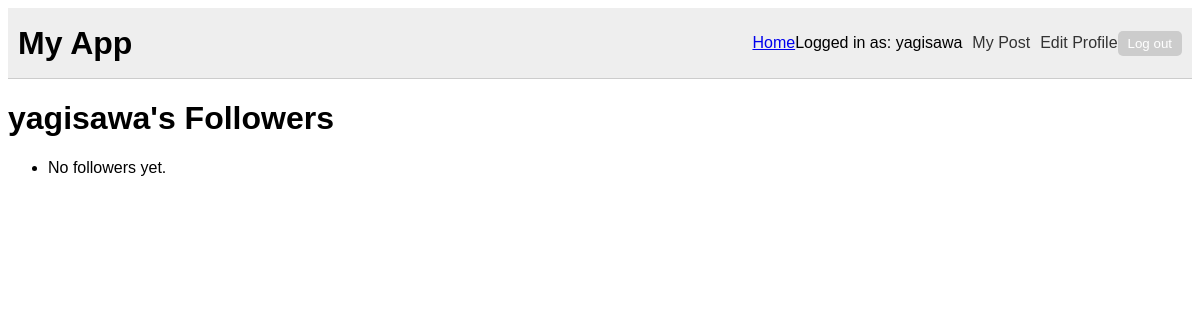
Before: /followers/yagisawa/ (signed in) with the older database file.
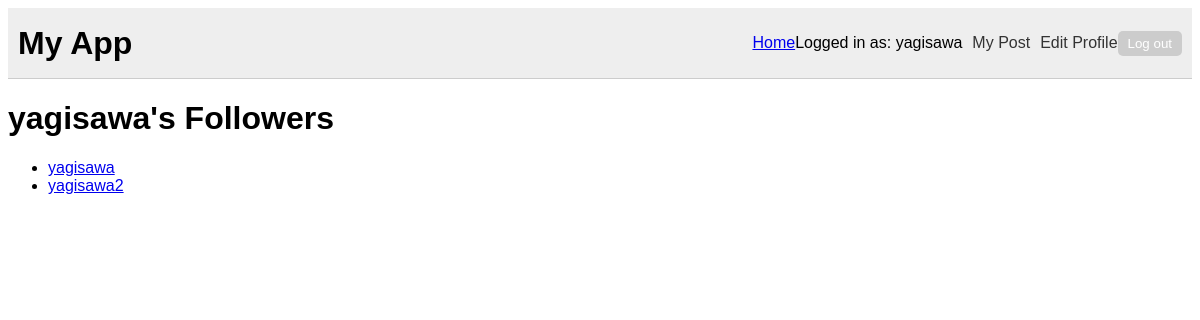
After: the same page with the newer database file.
### myapp/models.py (models this page shows, shortened)
class Connection(models.Model):
    user = models.OneToOneField(User, on_delete=models.CASCADE)
    following = models.ManyToManyField(User, related_name='followers', blank=True)

### myapp/views.py (the view)
# urls.py: path('followers/<str:username>/', followers, name='followers'),
@login_required
def followers(request, username):
    user = get_object_or_404(User, username=username)
    followers = Connection.objects.filter(following=user)
    context = {'user': user, 'followers': followers}
    return render(request, 'myapp/followers.html', context)

### myapp/templates/myapp/followers.html
{% extends 'base.html' %}
{% block content %}
  <h1>{{ user.username }}'s Followers</h1>
  <ul>
    {% for follower in followers %}
      <li><a href="{% url 'profile' username=follower.user.username %}">{{ follower.user.username }}</a></li>
    {% empty %}
      <li>No followers yet.</li>
    {% endfor %}
  </ul>
{% endblock %}

Changed rows visible on the page:
added Connection: user.username "yagisawa"
added Connection: user.username "yagisawa2"
Other visible differences:
text no longer shown: "No followers yet."
